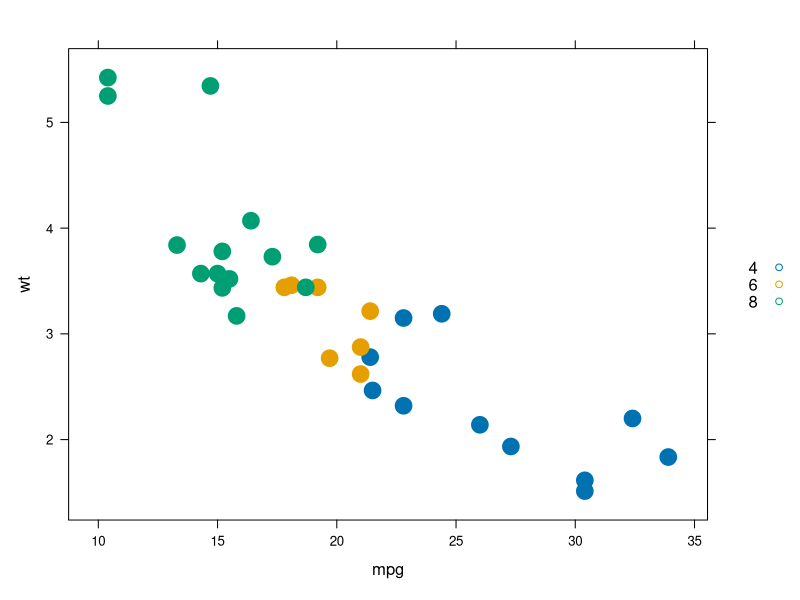
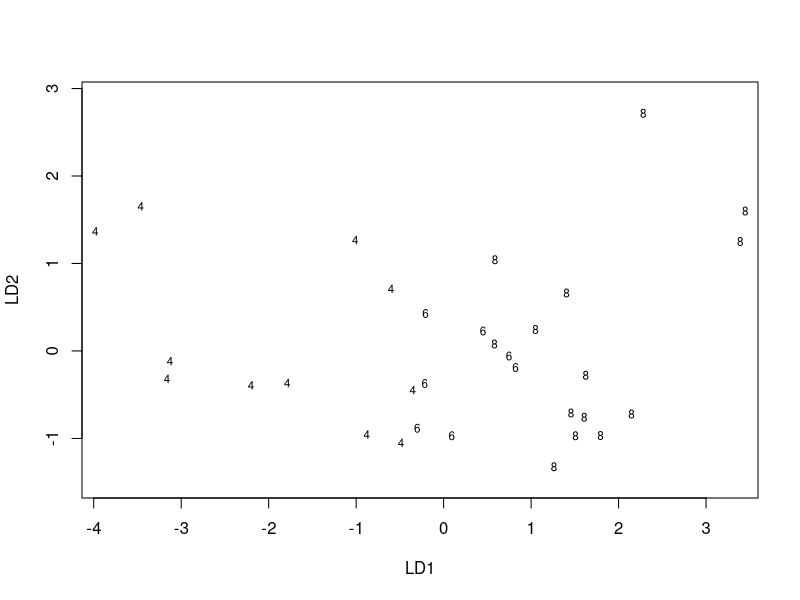

Write the R code that produced these figures, in order.
# KNN Classification

?mtcars

attach(mtcars)

library(lattice)

# we want to create a model to classify the number of cylinders
#according to weight and mpg

with(mtcars, xyplot(wt ~ mpg, group=cyl,auto.key=T,pch=20, cex=3)) # the lower number of cylinders (i.e. 4) the greater the mpg


# for KNN we need to get the library class
library(class)

# lets take a look at the knn function we are using
?knn

# train: the data we use to create our model
# test: the data we use to test if the model works
# k: number of neighbors we use for the model

# extra agruments:

# l: a minimum amount of votes of one class
# use.all: tie handling
# prob: shows the proportion of winning class votes

# data frame for trianing
train <- cbind(mpg, wt)

# test data
test<- c(26,2.2)

knn(train, test, cl=cyl,k=2,prob=T)


# LDA Classification (Linear Discriminant Analysis)


# we need MASS for the lda function
library(MASS)

?lda
# similar to lm and glm

mylda = lda(data=mtcars, cyl ~ wt + mpg)

mylda

# prior probabilities give the proportions of a class in the dataset
# we see the group means for each independent variable and class
# coefficients are calculated to define the areas of each class

plot(mylda)

# to use the predict function, it is usefule to create a data frame with the test vector

# test data as data frame
wt= c(2.2,4,1.1,5)
mpg=c(26,20,27,15)
class=c(4,6,4,8)
test=data.frame(wt, mpg,class)

mylda.prediction = predict(object = mylda, newdata = test[,c(1,2)])$class
# we specify that we want the class as output

mylda.prediction

table(mylda.prediction, test[,3])
# the diagonal shows the correct predictions




# Logistic Regression

# in this case we want to model a binary outcome am, with wt, mpg and drat

head(mtcars)

mymtcars=data.frame(am = as.factor(mtcars$am),
                    wt = mtcars$wt,
                    mpg = mtcars$mpg,
                    drat = mtcars$drat)

# since we are performing a logistic regression on a classification, we check if our outcome
# variable is indeed a factor (class)
class(mymtcars$am)

# glm with family = binomial is the classic way of logistic regression in R
mylog = glm(data=mymtcars, am ~ wt + mpg + drat, family = "binomial")

summary(glm(data = mymtcars, am ~ wt + mpg + drat, family = "binomial"))
# in this case I deceide to keep all three predictors in the model

# we are going to run the model on the training data itself
testprediction <- predict(mylog, type="response")

testprediction
# prob <= 0.5 means 0 or automatic

# we can get a character vector of the 2 transmission types
predicted.classes = rep("automatic", 32)
predicted.classes[testprediction > .5]="manual"
predicted.classes

table(predicted.classes, mymtcars$am)
# the table tells us that we had 2 misclassifications

# now we see what the model would predict for our test add-on
# for the predict function it is best to use a data frame
addon = data.frame(wt = 4.500, mpg = 30.2, drat = 4.9)

predict(mylog, addon, type="response")
# type response for probabilities

## the model would predict that a car of 4500 lbs has a 0% probability of having a manual transmission






